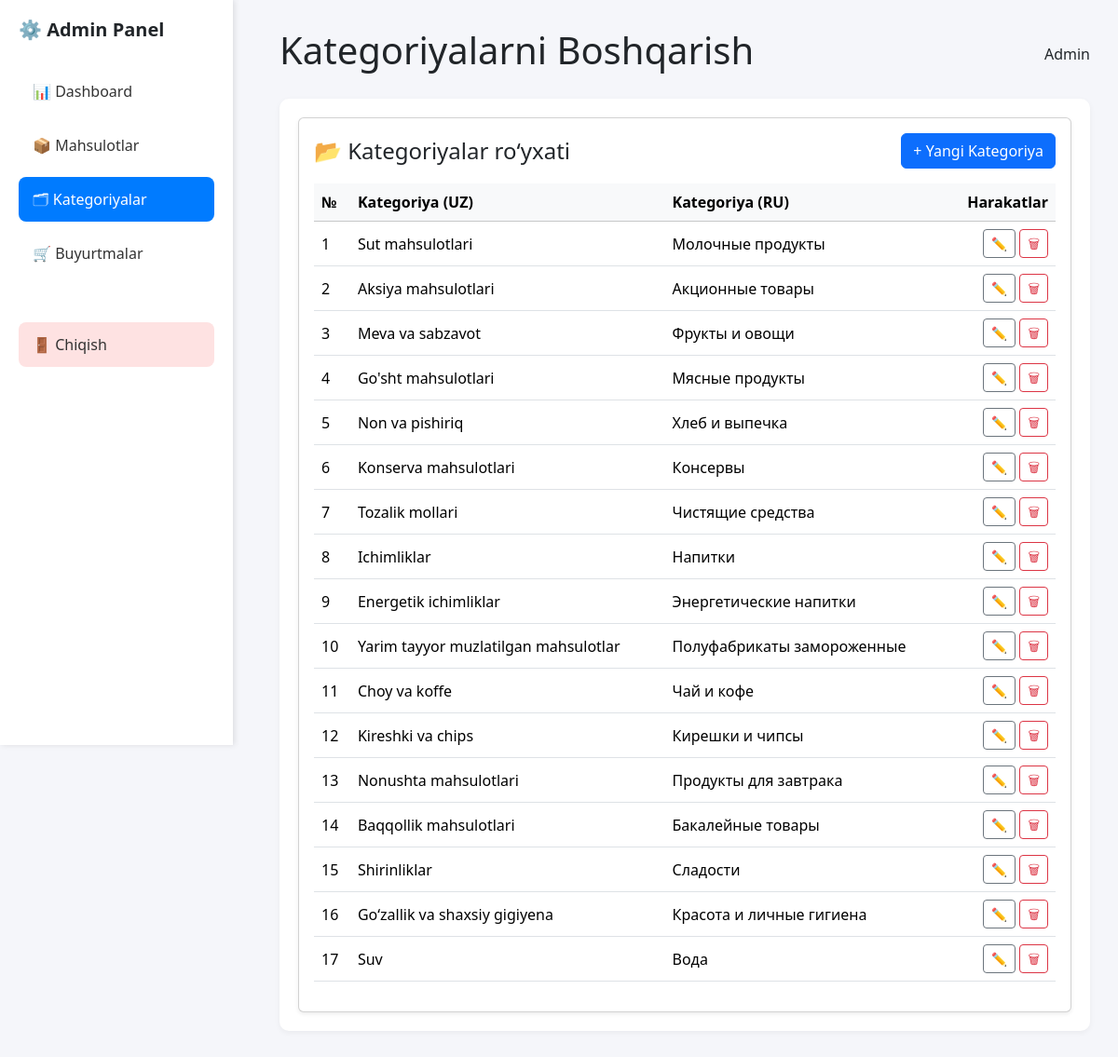
The app's page /admin/categories (signed in) with its own data.
### tables this page shows
CREATE TABLE categories (
    id INTEGER PRIMARY KEY AUTOINCREMENT,
    name_uz TEXT NOT NULL,
    name_ru TEXT
);

### server.py (the view)
@app.route("/admin/categories")
@login_required
def admin_categories():
    conn = get_db_connection()
    categories = conn.execute("SELECT * FROM categories ORDER BY id ASC").fetchall()
    conn.close()
    return render_template("admin/categories.html", categories=categories)

### server.py (called while the page is built)
def get_db_connection():
    conn = sqlite3.connect("shop.db")
    conn.row_factory = sqlite3.Row
    return conn

def select_locale():
    if "lang" in session:
        return session["lang"]
    tg_id = session.get("tg_id")
    if tg_id:
        conn = get_db_connection()
        user = conn.execute("SELECT lang FROM users WHERE tg_id=?", (tg_id,)).fetchone()
        conn.close()
        if user and user["lang"]:
            return user["lang"]
    return request.accept_languages.best_match(["uz", "ru"]) or "uz"

@app.before_request
def capture_tg_id():
    tg_id = request.args.get("tg_id")
    if tg_id:
        session["tg_id"] = tg_id

@app.before_request
def set_global_locale():
    g.locale = select_locale()

@app.context_processor
def inject_current_lang():
    return {"current_lang": getattr(g, "locale", "uz")}

def login_required(f):
    @wraps(f)
    def decorated_function(*args, **kwargs):
        if "admin_logged_in" not in session:
            return redirect(url_for("admin_login"))
        return f(*args, **kwargs)
    return decorated_function

### templates/admin/categories.html (shortened to what this page needs)
{% extends "admin/base_admin.html" %}
{% block title %}{{ _("Kategoriyalarni Boshqarish") }}{% endblock %}
{% block content %}
<div class="card shadow-sm">
    <div class="card-body">
        <div class="d-flex justify-content-between align-items-center mb-3">
            <h4 class="mb-0">📂 {{ _("Kategoriyalar ro‘yxati") }}</h4>
            <button class="btn btn-primary" data-bs-toggle="modal" data-bs-target="#categoryModal">
                + {{ _("Yangi Kategoriya") }}
            </button>
        </div>
        <div class="table-responsive">
            <table class="table table-hover align-middle">
                <thead class="table-light">
                    <tr>
                        <th scope="col">№</th>
                        <th scope="col">{{ _("Kategoriya (UZ)") }}</th>
                        <th scope="col">{{ _("Kategoriya (RU)") }}</th>
                        <th scope="col" class="text-end">{{ _("Harakatlar") }}</th>
                    </tr>
                </thead>
                <tbody>
                {% for category in categories %}
                    <tr>
                        <td>{{ loop.index }}</td>
                        <td>{{ category['name_uz'] or '🚫' }}</td>
                        <td>{{ category['name_ru'] or '🚫' }}</td>
                        <td class="text-end">
                            <a href="{{ url_for('admin_edit_category', category_id=category['id']) }}"
                               class="btn btn-sm btn-outline-secondary">✏️</a>
                            <a href="{{ url_for('admin_delete_category', category_id=category['id']) }}"
                               class="btn btn-sm btn-outline-danger"
                               onclick="return confirm('{{ _("Rostdan o‘chirmoqchimisiz?") }}')">🗑</a>
                        </td>
                    </tr>
                {% else %}
                    <tr>
                        <td colspan="4" class="text-center text-muted">🚫 {{ _("Hech qanday kategoriya topilmadi") }}</td>
                    </tr>
                {% endfor %}
                </tbody>
            </table>
        </div>
    </div>
</div>
{% endblock %}

### static/styles.css (style rules this page uses)
html, body { margin: 0; padding: 0; font-family: Arial, sans-serif; background: #f9fafb; height: 100%; -webkit-overflow-scrolling: touch; }

### templates/admin/base_admin.html (style rules this page uses)
body { background: #f5f6fa; font-family: 'Segoe UI', sans-serif; }

### records on screen
categories: name_uz "Sut mahsulotlari", name_ru "Молочные продукты"
categories: name_uz "Aksiya mahsulotlari", name_ru "Акционные товары"
categories: name_uz "Meva va sabzavot", name_ru "Фрукты и овощи"
categories: name_uz "Go'sht mahsulotlari", name_ru "Мясные продукты"
categories: name_uz "Non va pishiriq", name_ru "Хлеб и выпечка"
categories: name_uz "Konserva mahsulotlari", name_ru "Консервы"
categories: name_uz "Tozalik mollari", name_ru "Чистящие средства"
categories: name_uz "Ichimliklar", name_ru "Напитки"
categories: name_uz "Energetik ichimliklar", name_ru "Энергетические напитки"
categories: name_uz "Yarim tayyor muzlatilgan mahsulotlar", name_ru "Полуфабрикаты замороженные"
categories: name_uz "Choy va koffe", name_ru "Чай и кофе"
categories: name_uz "Kireshki va chips", name_ru "Кирешки и чипсы"
categories: name_uz "Nonushta mahsulotlari", name_ru "Продукты для завтрака"
categories: name_uz "Baqqollik mahsulotlari", name_ru "Бакалейные товары"
categories: name_uz "Shirinliklar", name_ru "Сладости"
categories: name_uz "Goʻzallik va shaxsiy gigiyena", name_ru "Красота и личные гигиена"
categories: name_uz "Suv", name_ru "Вода"
